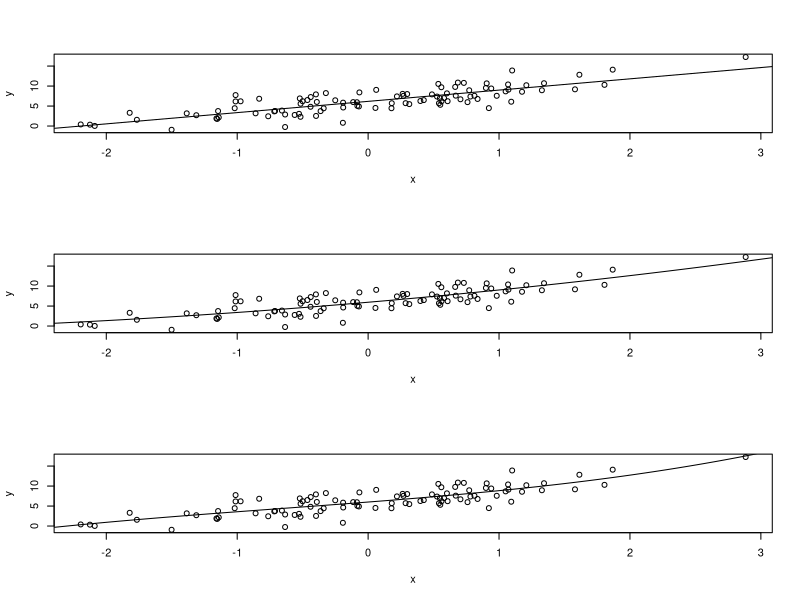
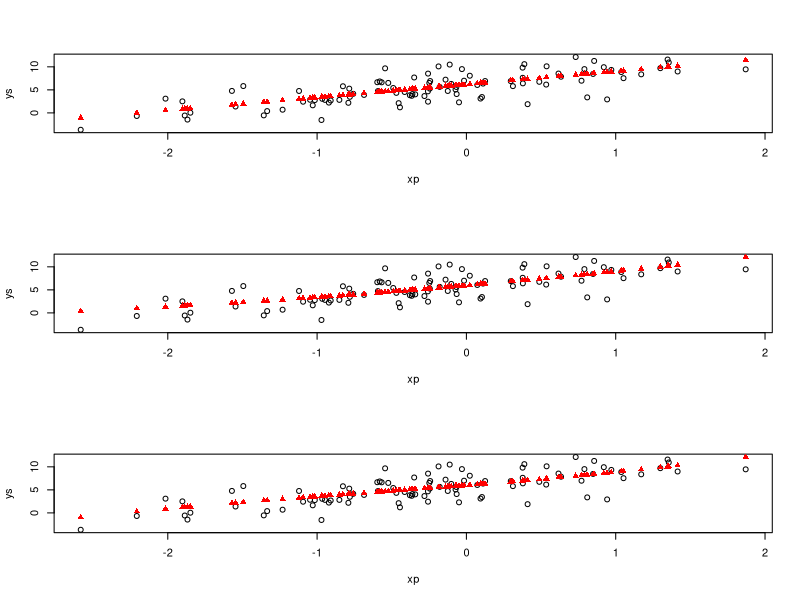

Source code (R) for these figures, in order:
x<-rnorm(100,0,1);# X
x2=x^2;
x3=x^3;
sigma=2;#σ=0.5,2
e=rnorm(100,0,sigma);#ϵ
y=3*x+6+e;
par(mfrow=c(3,1))

#用于绘图
xs<- seq(min(x)-1,max(x)+1,length.out = 1000)
xs2=xs^2;
xs3=xs^3;

# 线性
model<- lm (y~x);
plot(x,y);
abline(model);

res<-model$residuals;
rss1=sum(res^2);

# 二次
model2<- lm(y~x+x2)
ys<-predict(model2,data.frame(x=xs,x2=xs2))
plot(x,y);
lines(xs,ys);

res<-model2$residuals;
rss2=sum(res^2);

# 三次
model3<- lm(y~x+x2+x3)
ys<-predict(model3,data.frame(x=xs,x2=xs2,x3=xs3))
plot(x,y);
lines(xs,ys);

res<-model3$residuals;
rss3=sum(res^2);


# 用于预测
xp<- rnorm(100,0,1);
e=rnorm(100,0,sigma);#ϵ
xp2=xp^2;
xp3=xp^3;
ys=3*xp+6+e;

# 线性
model<- lm (y~x);
yp<-predict(model,data.frame(x=xp));

plot(xp,ys);
points(xp,yp,pch=17,col="red")
sum1=sum((ys-yp)^2)

# 二次
model2<- lm(y~x+x2)
yp<-predict(model2,data.frame(x=xp,x2=xp2))
plot(xp,ys)
points(xp,yp,pch=17,col="red")
sum2=sum((ys-yp)^2)

# 三次
model3<- lm(y~x+x2+x3)
yp<-predict(model3,data.frame(x=xp,x2=xp2,x3=xp3))
plot(xp,ys)
points(xp,yp,pch=17,col="red")
sum3=sum((ys-yp)^2)

